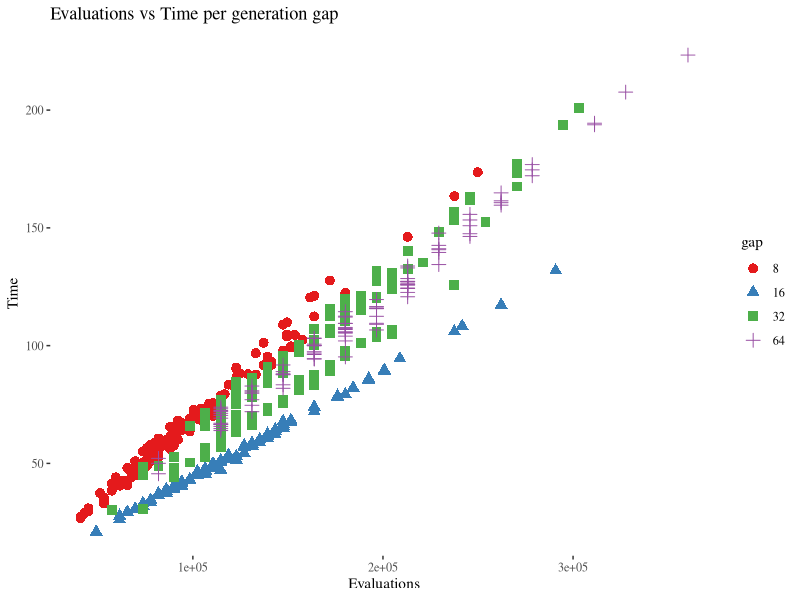
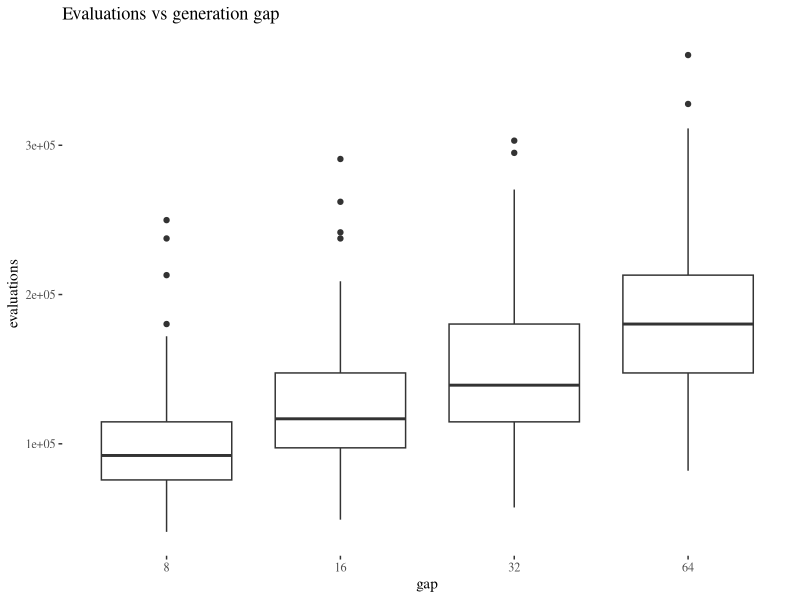
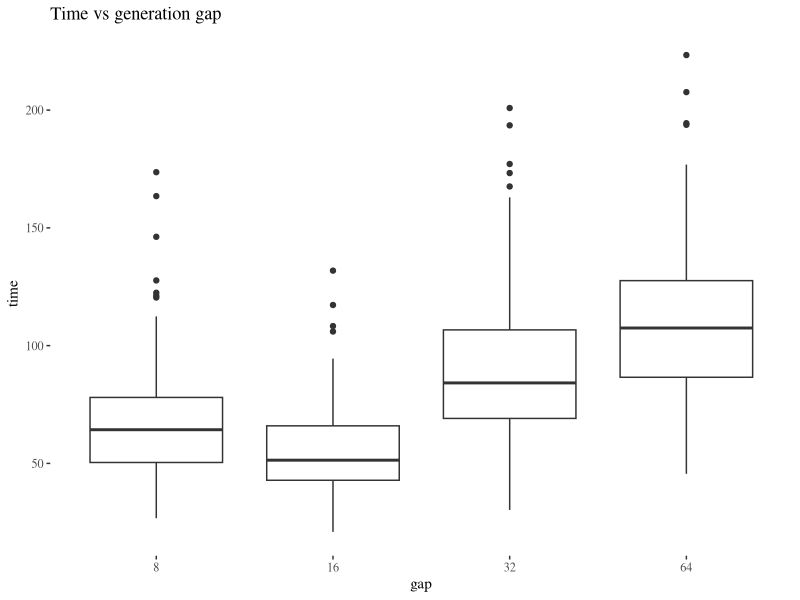
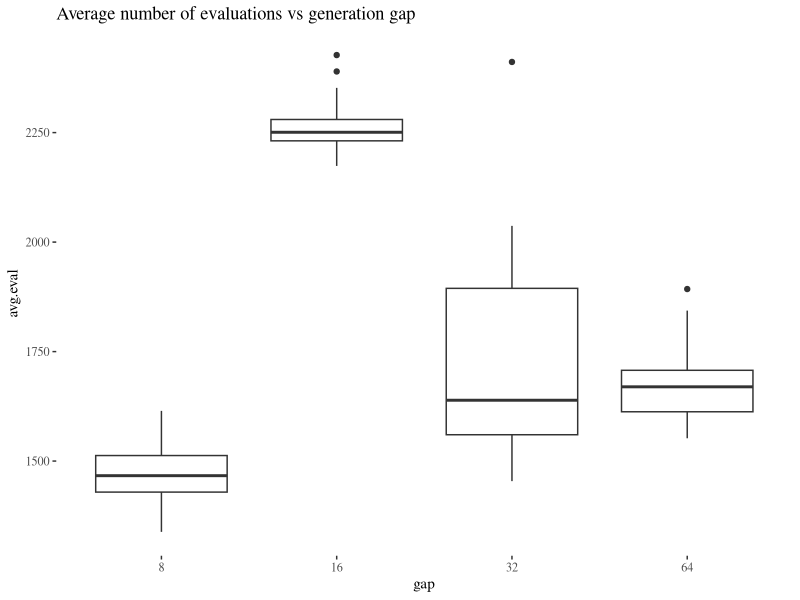

Write the R code that produced these figures, in order.
library(ggplot2)
library(ggthemes)

data <- read.csv("data/evostar2019.csv")
data$gap = as.factor(data$gap)

ggplot(data,aes(x=evaluations,y=time,color=gap))+scale_color_brewer(palette="Set1")+geom_point(size=3,aes(shape=gap))+theme_tufte()+labs(x="Evaluations",y="Time",title="Evaluations vs Time per generation gap")


ggplot(data,aes(x=gap,y=evaluations,group=gap))+geom_boxplot()+theme_tufte()+labs(title="Evaluations vs generation gap")
ggplot(data,aes(x=gap,y=time,group=gap))+geom_boxplot()+theme_tufte()+labs(title="Time vs generation gap")

ggplot(data,aes(x=gap,y=avg.eval,group=gap))+geom_boxplot()+theme_tufte()+labs(title="Average number of evaluations vs generation gap")
